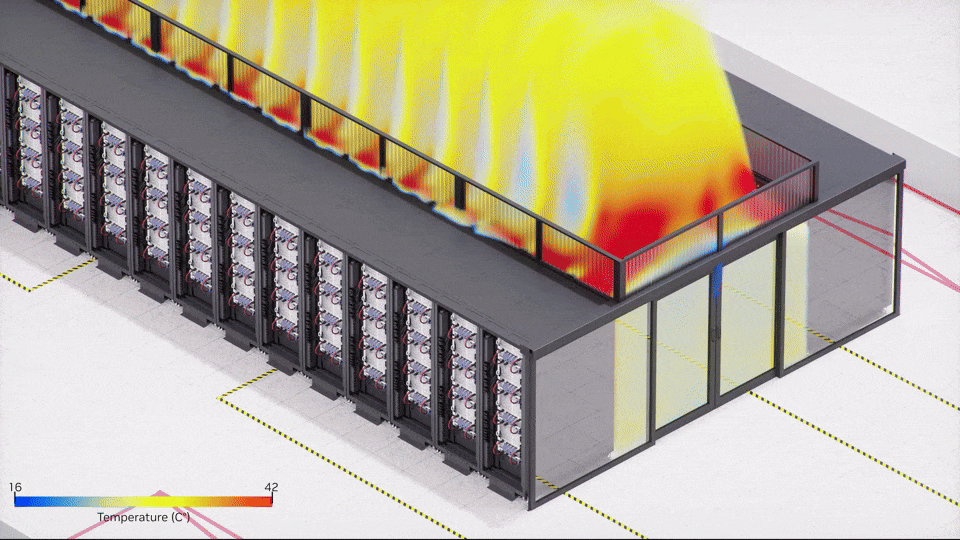
#> input picture docs/img/datacenter_design_cfd.gif, 960 x 540 px; its folder holds only this picture in this run
$ python dataset_tool.py --source ../../../../docs/img --dest out
#> lines starting #> are read from the running program, lines starting #| are printed output that depends on the picture
# SPDX-FileCopyrightText: Copyright (c) 2023 - 2024 NVIDIA CORPORATION & AFFILIATES.
# SPDX-FileCopyrightText: All rights reserved.
# SPDX-License-Identifier: Apache-2.0
#
# Licensed under the Apache License, Version 2.0 (the "License");
# you may not use this file except in compliance with the License.
# You may obtain a copy of the License at
#
#     http://www.apache.org/licenses/LICENSE-2.0
#
# Unless required by applicable law or agreed to in writing, software
# distributed under the License is distributed on an "AS IS" BASIS,
# WITHOUT WARRANTIES OR CONDITIONS OF ANY KIND, either express or implied.
# See the License for the specific language governing permissions and
# limitations under the License.


"""Tool for creating ZIP/PNG based datasets."""

import argparse
import functools
import gzip
import io
import json
import os
import pickle
import re
import sys
import tarfile
import zipfile
from pathlib import Path
from typing import Callable, Optional, Tuple, Union

import numpy as np
import PIL.Image
from tqdm import tqdm

# ----------------------------------------------------------------------------
# Parse a 'M,N' or 'MxN' integer tuple.
# Example: '4x2' returns (4,2)


# [5 lines left out: function parse_tuple, not called in this run]


# ----------------------------------------------------------------------------


def maybe_min(a: int, b: Optional[int]) -> int:
    if b is not None:
        return min(a, b)
    return a


# ----------------------------------------------------------------------------


def file_ext(name: Union[str, Path]) -> str:
    return str(name).split(".")[-1]


# ----------------------------------------------------------------------------


def is_image_ext(fname: Union[str, Path]) -> bool:
    ext = file_ext(fname).lower()
    return f".{ext}" in PIL.Image.EXTENSION


# ----------------------------------------------------------------------------


def open_image_folder(source_dir, *, max_images: Optional[int]):
    input_images = [
        str(f)
        for f in sorted(Path(source_dir).rglob("*"))
        if is_image_ext(f) and os.path.isfile(f)
    ]
    arch_fnames = {
        fname: os.path.relpath(fname, source_dir).replace("\\", "/")
        for fname in input_images
    }
    max_idx = maybe_min(len(input_images), max_images)

    # Load labels.
    labels = dict()
    meta_fname = os.path.join(source_dir, "dataset.json")
    if os.path.isfile(meta_fname):
        with open(meta_fname, "r") as file:
            data = json.load(file)["labels"]
            if data is not None:
                labels = {x[0]: x[1] for x in data}

    # No labels available => determine from top-level directory names.
    if len(labels) == 0:
        toplevel_names = {
            arch_fname: arch_fname.split("/")[0] if "/" in arch_fname else ""
            for arch_fname in arch_fnames.values()
        }
        toplevel_indices = {
            toplevel_name: idx
            for idx, toplevel_name in enumerate(sorted(set(toplevel_names.values())))
        }
        if len(toplevel_indices) > 1:
            labels = {
                arch_fname: toplevel_indices[toplevel_name]
                for arch_fname, toplevel_name in toplevel_names.items()
            }

    def iterate_images():
        for idx, fname in enumerate(input_images):
            img = np.array(PIL.Image.open(fname))
            yield dict(img=img, label=labels.get(arch_fnames.get(fname)))
            if idx >= max_idx - 1:
                break

    return max_idx, iterate_images()


# ----------------------------------------------------------------------------


# [119 lines left out: functions open_image_zip, open_lmdb, open_cifar10, open_mnist, not called in this run]


# ----------------------------------------------------------------------------


def make_transform(
    transform: Optional[str], output_width: Optional[int], output_height: Optional[int]
) -> Callable[[np.ndarray], Optional[np.ndarray]]:
    def scale(width, height, img):
        w = img.shape[1]
        h = img.shape[0]
        if width == w and height == h:
            return img
        img = PIL.Image.fromarray(img)
        ww = width if width is not None else w
        hh = height if height is not None else h
        img = img.resize((ww, hh), PIL.Image.Resampling.LANCZOS)
        return np.array(img)

    # [27 lines left out: functions center_crop, center_crop_wide, not called in this run]

    if transform is None:
        return functools.partial(scale, output_width, output_height)
    if transform == "center-crop":
        if output_width is None or output_height is None:
            raise click.ClickException(
                "must specify --resolution=WxH when using " + transform + "transform"
            )
        return functools.partial(center_crop, output_width, output_height)
    if transform == "center-crop-wide":
        if output_width is None or output_height is None:
            raise click.ClickException(
                "must specify --resolution=WxH when using " + transform + " transform"
            )
        return functools.partial(center_crop_wide, output_width, output_height)
    assert False, "unknown transform"


# ----------------------------------------------------------------------------


def open_dataset(source, *, max_images: Optional[int]):
    if os.path.isdir(source):
        if source.rstrip("/").endswith("_lmdb"):
            return open_lmdb(source, max_images=max_images)
        else:
            return open_image_folder(source, max_images=max_images)
    elif os.path.isfile(source):
        if os.path.basename(source) == "cifar-10-python.tar.gz":
            return open_cifar10(source, max_images=max_images)
        elif os.path.basename(source) == "train-images-idx3-ubyte.gz":
            return open_mnist(source, max_images=max_images)
        elif file_ext(source) == "zip":
            return open_image_zip(source, max_images=max_images)
        else:
            assert False, "unknown archive type"
    else:
        raise click.ClickException(f"Missing input file or directory: {source}")


# ----------------------------------------------------------------------------


def open_dest(
    dest: str,
) -> Tuple[str, Callable[[str, Union[bytes, str]], None], Callable[[], None]]:
    dest_ext = file_ext(dest)

    if dest_ext == "zip":
        if os.path.dirname(dest) != "":
            os.makedirs(os.path.dirname(dest), exist_ok=True)
        zf = zipfile.ZipFile(file=dest, mode="w", compression=zipfile.ZIP_STORED)

        def zip_write_bytes(fname: str, data: Union[bytes, str]):
            zf.writestr(fname, data)

        return "", zip_write_bytes, zf.close
    else:
        # If the output folder already exists, check that is is
        # empty.
        #
        # Note: creating the output directory is not strictly
        # necessary as folder_write_bytes() also mkdirs, but it's better
        # to give an error message earlier in case the dest folder
        # somehow cannot be created.
        if os.path.isdir(dest) and len(os.listdir(dest)) != 0:
            raise click.ClickException("--dest folder must be empty")
        os.makedirs(dest, exist_ok=True)

        # [6 lines left out: function folder_write_bytes, not called in this run]

        return dest, folder_write_bytes, lambda: None


# ----------------------------------------------------------------------------


def main(
    source: str,
    dest: str,
    max_images: Optional[int],
    transform: Optional[str],  # ["center-crop", "center-crop-wide"]
    resolution: Optional[Tuple[int, int]],  # WxH
):
    """Convert an image dataset into a dataset archive usable with StyleGAN2 ADA PyTorch.

    The input dataset format is guessed from the --source argument:

    \b
    --source *_lmdb/                    Load LSUN dataset
    --source cifar-10-python.tar.gz     Load CIFAR-10 dataset
    --source train-images-idx3-ubyte.gz Load MNIST dataset
    --source path/                      Recursively load all images from path/
    --source dataset.zip                Recursively load all images from dataset.zip

    Specifying the output format and path:

    \b
    --dest /path/to/dir                 Save output files under /path/to/dir
    --dest /path/to/dataset.zip         Save output files into /path/to/dataset.zip

    The output dataset format can be either an image folder or an uncompressed zip archive.
    Zip archives makes it easier to move datasets around file servers and clusters, and may
    offer better training performance on network file systems.

    Images within the dataset archive will be stored as uncompressed PNG.
    Uncompresed PNGs can be efficiently decoded in the training loop.

    Class labels are stored in a file called 'dataset.json' that is stored at the
    dataset root folder.  This file has the following structure:

    \b
    {
        "labels": [
            ["00000/img00000000.png",6],
            ["00000/img00000001.png",9],
            ... repeated for every image in the datase
            ["00049/img00049999.png",1]
        ]
    }

    If the 'dataset.json' file cannot be found, class labels are determined from
    top-level directory names.

    Image scale/crop and resolution requirements:

    Output images must be square-shaped and they must all have the same power-of-two
    dimensions.

    To scale arbitrary input image size to a specific width and height, use the
    --resolution option.  Output resolution will be either the original
    input resolution (if resolution was not specified) or the one specified with
    --resolution option.

    Use the --transform=center-crop or --transform=center-crop-wide options to apply a
    center crop transform on the input image.  These options should be used with the
    --resolution option.  For example:

    \b
    python dataset_tool.py --source LSUN/raw/cat_lmdb --dest /tmp/lsun_cat \\
        --transform=center-crop-wide --resolution=512x384
    """

    PIL.Image.init()

    if dest == "":
        raise click.ClickException(
            "--dest output filename or directory must not be an empty string"
        )

    num_files, input_iter = open_dataset(source, max_images=max_images)
    archive_root_dir, save_bytes, close_dest = open_dest(dest)

    if resolution is None:
        resolution = (None, None)
    transform_image = make_transform(transform, *resolution)

    dataset_attrs = None

    labels = []
    for idx, image in tqdm(enumerate(input_iter), total=num_files):
        idx_str = f"{idx:08d}"
        archive_fname = f"{idx_str[:5]}/img{idx_str}.png"

        # Apply crop and resize.
        img = transform_image(image["img"])
        if img is None:
            continue

        # Error check to require uniform image attributes across
        # the whole dataset.
        channels = img.shape[2] if img.ndim == 3 else 1
        cur_image_attrs = {
            "width": img.shape[1],
            "height": img.shape[0],
            "channels": channels,
        }
        if dataset_attrs is None:
            dataset_attrs = cur_image_attrs
            width = dataset_attrs["width"]
            height = dataset_attrs["height"]
            if width != height:
                raise click.ClickException(
                    f"Image dimensions after scale and crop are required to be square.  Got {width}x{height}"
                )
            if dataset_attrs["channels"] not in [1, 3]:
                raise click.ClickException(
                    "Input images must be stored as RGB or grayscale"
                )
            if width != 2 ** int(np.floor(np.log2(width))):
                raise click.ClickException(
                    "Image width/height after scale and crop are required to be power-of-two"
                )
        elif dataset_attrs != cur_image_attrs:
            err = [
                f"  dataset {k}/cur image {k}: {dataset_attrs[k]}/{cur_image_attrs[k]}"
                for k in dataset_attrs.keys()
            ]
            raise click.ClickException(
                f"Image {archive_fname} attributes must be equal across all images of the dataset.  Got:\n"
                + "\n".join(err)
            )

        # Save the image as an uncompressed PNG.
        img = PIL.Image.fromarray(img, {1: "L", 3: "RGB"}[channels])
        image_bits = io.BytesIO()
        img.save(image_bits, format="png", compress_level=0, optimize=False)
        save_bytes(
            os.path.join(archive_root_dir, archive_fname), image_bits.getbuffer()
        )
        labels.append(
            [archive_fname, image["label"]] if image["label"] is not None else None
        )
#> this loop made 1 pass
#> (idx_str, archive_fname) on pass 1: ('00000000', '00000/img00000000.png')
#> pass 1, in scale, `img = PIL.Image.fromarray(img)`:
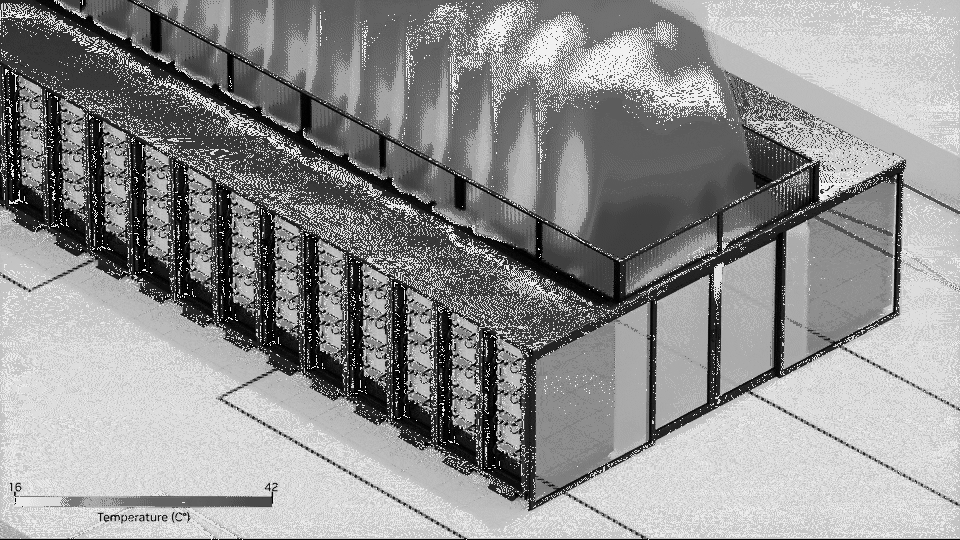
#> img: PIL image 960x540 L; min 0, max 242, mean 144.5
#> after the loop, height = 540; labels = []; width = 960

    metadata = {"labels": labels if all(x is not None for x in labels) else None}
    save_bytes(os.path.join(archive_root_dir, "dataset.json"), json.dumps(metadata))
    close_dest()


# ----------------------------------------------------------------------------


# [10 lines left out: function parse_tuple, not called in this run]


# Create the parser
parser = argparse.ArgumentParser(description="Process some images.")

# Add the arguments
parser.add_argument(
    "--source",
    help="Input directory or archive name",
    metavar="PATH",
    type=str,
    required=True,
)

parser.add_argument(
    "--dest",
    help="Output directory or archive name",
    metavar="PATH",
    type=str,
    required=True,
)

parser.add_argument(
    "--max-images",
    help="Maximum number of images to output",
    metavar="INT",
    type=int,
)

parser.add_argument(
    "--transform",
    help="Input crop/resize mode",
    metavar="MODE",
    type=str,
    choices=["center-crop", "center-crop-wide"],
)

parser.add_argument(
    "--resolution",
    help="Output resolution (e.g., 512x512)",
    metavar="WxH",
    type=parse_tuple,
)

# Parse the arguments
args = parser.parse_args()

# ----------------------------------------------------------------------------

if __name__ == "__main__":

#> (the run stopped early here; a loop or call above may not have finished)
